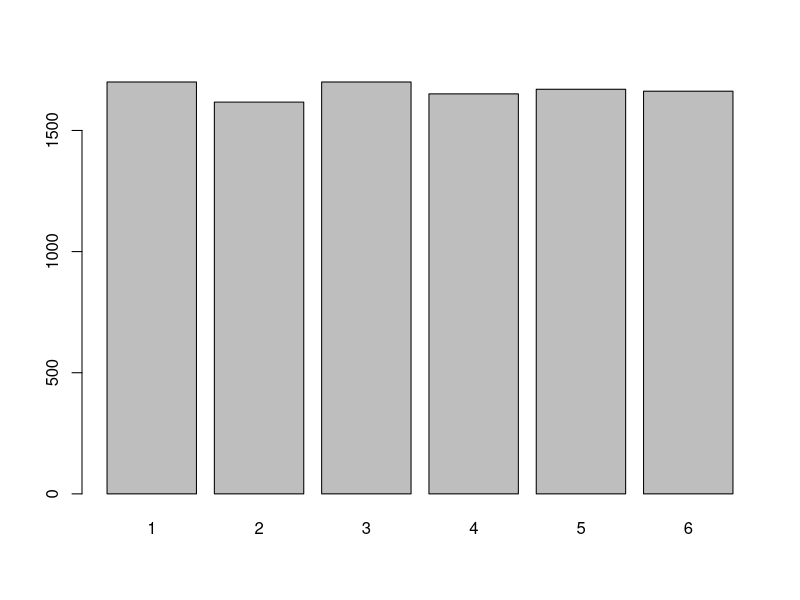
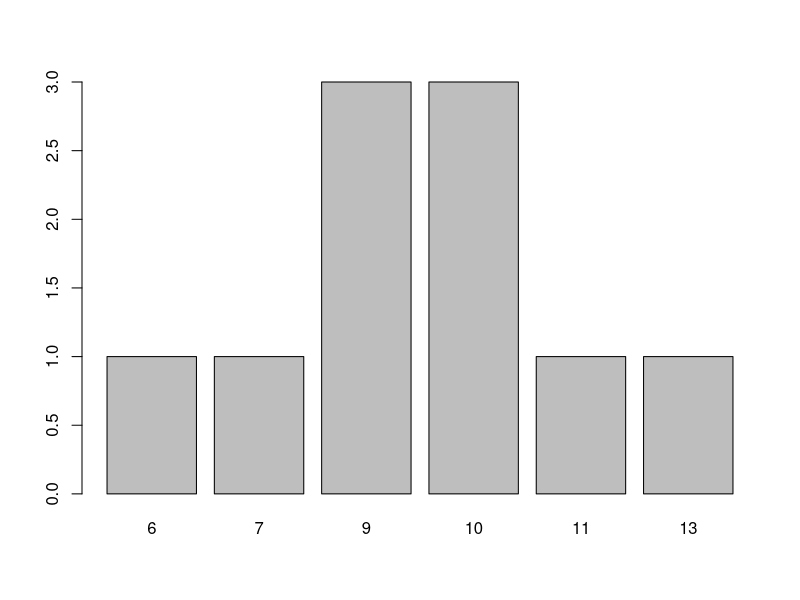
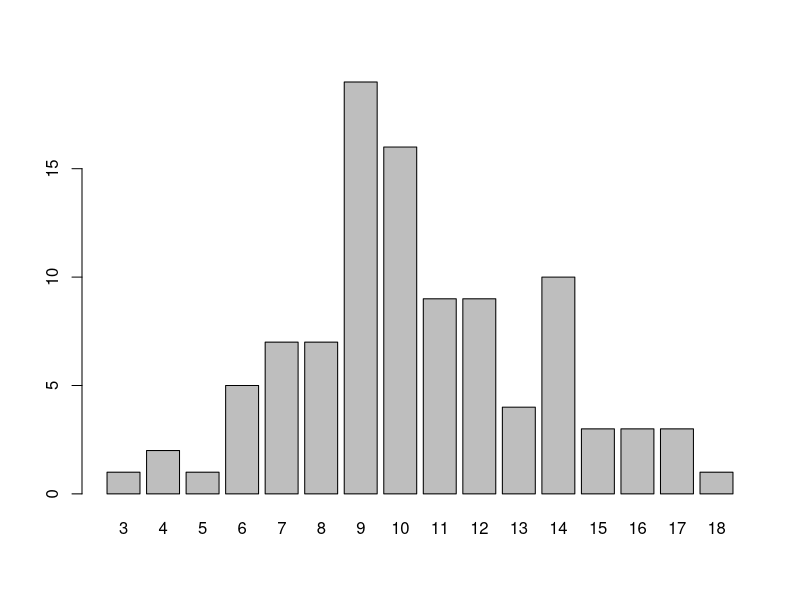
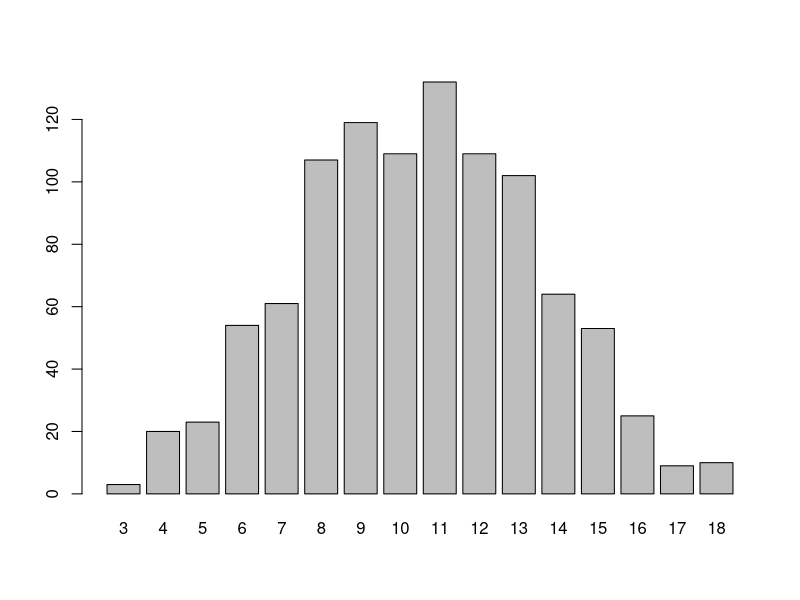
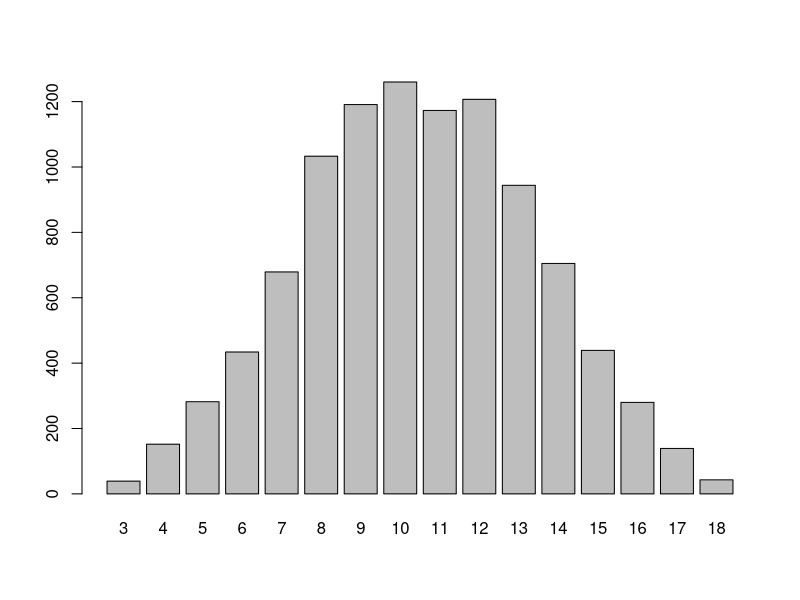

Write R code to recreate these figures, in order.
## ---- chunk 1
library(tidyverse)

dice = seq(1, 6)
barplot(table(sample(dice, 10000, replace = T)))
## ---- chunk 2
dice = seq(1, 6)
sum <- function() {
  sample(dice, 1) + sample(dice, 1) + sample(dice, 1)
}
generate_plot <- function(n) {
  barplot(table(replicate(n, sum(), simplify = T)))
}
## ---- chunk 3
generate_plot(10)
## ---- chunk 4
generate_plot(100)
## ---- chunk 5
generate_plot(1000)
## ---- chunk 6
generate_plot(10000)
